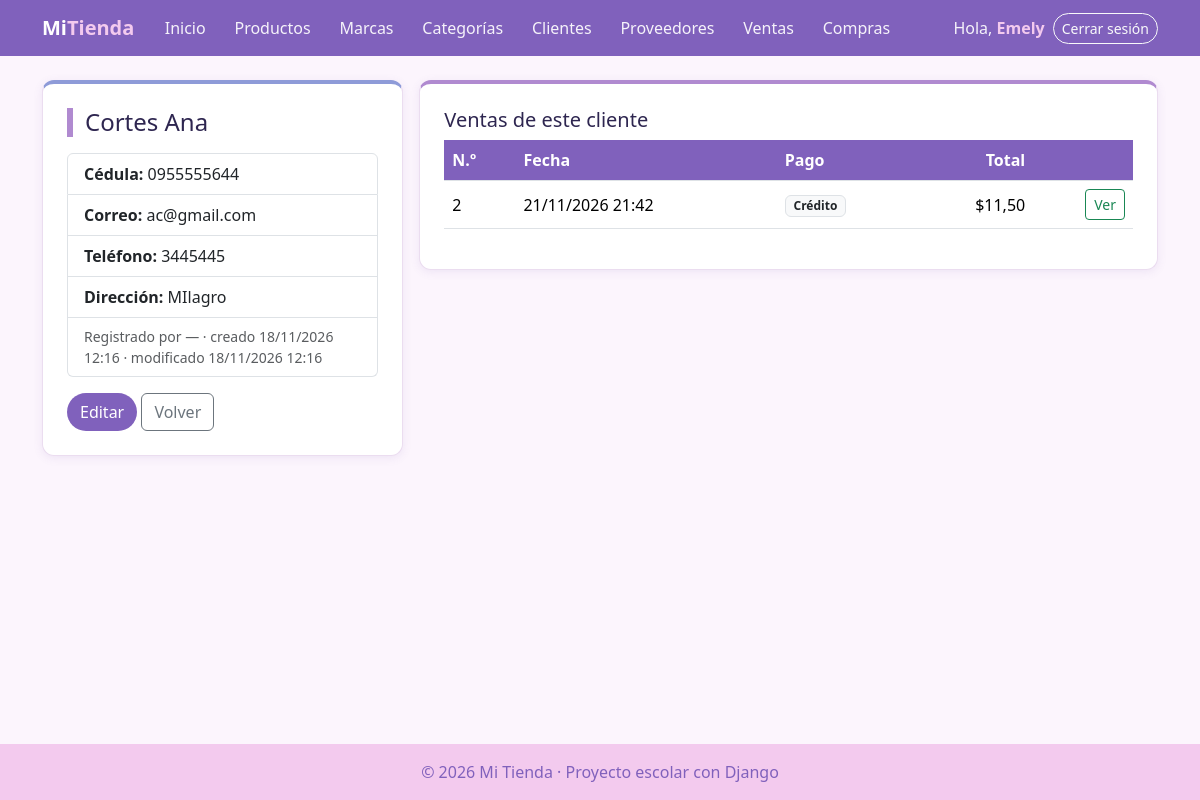
Screenshot of /facturacion/clientes/2/ (signed in) with the database file from the repository.
### facturacion/models.py (models this page shows, shortened)
class ModeloBase(models.Model):
    user = models.ForeignKey(                    # 1:N con User: un usuario registra muchos registros
        User,
        on_delete=models.SET_NULL,               # Si borran al usuario, el registro se queda con user vacío
        null=True,                               # SET_NULL necesita que la columna acepte NULL
        blank=True,
        editable=False,                          # No aparece en formularios: lo llena la VISTA, no la persona
        related_name="%(class)s_registrados",    # %(class)s = nombre del modelo → user.producto_registrados
        verbose_name="Registrado por",
    )
    fecha_creacion = models.DateTimeField("Fecha de creación", auto_now_add=True)   # Se llena sola al CREAR
    fecha_modificacion = models.DateTimeField("Última modificación", auto_now=True) # Se actualiza sola en CADA save()
    class Meta:
        abstract = True                          # ← LA CLAVE: modelo "molde", sin tabla propia

class Cliente(ModeloBase):
    cedula = models.CharField("Cédula", max_length=10, unique=True)
    nombres = models.CharField(max_length=80)
    apellidos = models.CharField(max_length=80)
    email = models.EmailField("Correo", blank=True)
    telefono = models.CharField("Teléfono", max_length=15, blank=True)
    direccion = models.CharField("Dirección", max_length=200, blank=True)
    class Meta:
        verbose_name = "Cliente"
        verbose_name_plural = "Clientes"
        ordering = ["apellidos", "nombres"]
    def __str__(self):
        return f"{self.apellidos} {self.nombres}"

class Venta(ModeloBase):
    cliente = models.ForeignKey(Cliente, on_delete=models.PROTECT, related_name="ventas")   # 1:N
    fecha_hora = models.DateTimeField("Fecha y hora", default=timezone.now)   # default: la hora actual, editable
    subtotal = models.DecimalField(max_digits=12, decimal_places=2, default=0, editable=False)
    iva = models.DecimalField("IVA", max_digits=12, decimal_places=2, default=0, editable=False)
    total = models.DecimalField(max_digits=12, decimal_places=2, default=0, editable=False)
    tipo_pago = models.CharField(
        "Tipo de pago",
        max_length=15,
        choices=TipoPago.choices,                # Solo acepta contado, credito, transferencia o tarjeta
        default=TipoPago.CONTADO,
    )
    class Meta:
        verbose_name = "Venta"
        verbose_name_plural = "Ventas"
        ordering = ["-fecha_hora"]               # La más reciente primero

### facturacion/views.py (the view)
# urls.py: path("clientes/<int:pk>/", views.ClienteDetailView.as_view(), name="cliente_detalle"),
class ClienteDetailView(LoginRequiredMixin, DetailView):   # VER UNO (datos + sus ventas)
    model = Cliente
    template_name = "facturacion/cliente_detalle.html"
    context_object_name = "cliente"
    def get_queryset(self):
        return super().get_queryset().prefetch_related("ventas")   # trae las ventas en una sola consulta extra

### facturacion/templates/facturacion/cliente_detalle.html (shortened to what this page needs)
{% extends "base.html" %}
{% block contenido %}
<div class="row g-3">
    <div class="col-lg-4">
        <div class="tarjeta">
            <h1 class="h4 titulo-pagina mb-3">{{ cliente }}</h1>
            <ul class="list-group mb-3">
                <li class="list-group-item"><b>Cédula:</b> {{ cliente.cedula }}</li>
                <li class="list-group-item"><b>Correo:</b> {{ cliente.email|default:"—" }}</li>
                <li class="list-group-item"><b>Teléfono:</b> {{ cliente.telefono|default:"—" }}</li>
                <li class="list-group-item"><b>Dirección:</b> {{ cliente.direccion|default:"—" }}</li>
                <li class="list-group-item small text-muted">Registrado por {{ cliente.user|default:"—" }} ·
                    creado {{ cliente.fecha_creacion|date:"d/m/Y H:i" }} · modificado {{ cliente.fecha_modificacion|date:"d/m/Y H:i" }}</li>
            </ul>
            <a href="{% url 'facturacion:cliente_editar' cliente.pk %}" class="btn btn-verde">Editar</a>
            <a href="{% url 'facturacion:cliente_lista' %}" class="btn btn-outline-secondary">Volver</a>
        </div>
    </div>
    <div class="col-lg-8">
        <div class="tarjeta">
            <h2 class="h5">Ventas de este cliente</h2>
            <table class="table table-hover align-middle">
                <thead><tr><th>N.º</th><th>Fecha</th><th>Pago</th><th class="text-end">Total</th><th></th></tr></thead>
                <tbody>
                    {% for venta in cliente.ventas.all %}
                    <tr>
                        <td>{{ venta.pk }}</td>
                        <td>{{ venta.fecha_hora|date:"d/m/Y H:i" }}</td>
                        <td><span class="badge bg-light text-dark border">{{ venta.get_tipo_pago_display }}</span></td>
                        <td class="text-end">${{ venta.total }}</td>
                        <td class="text-end"><a href="{% url 'facturacion:venta_detalle' venta.pk %}" class="btn btn-sm btn-outline-success">Ver</a></td>
                    </tr>
                    {% empty %}
                    <tr><td colspan="5" class="text-center text-muted py-3">Este cliente aún no tiene ventas.</td></tr>
                    {% endfor %}
                </tbody>
            </table>
        </div>
    </div>
</div>
{% endblock %}

### templates/base.html (shortened to what this page needs)
{% load static %}
<!DOCTYPE html>
<html lang="es">
<head>
    <link href="https://cdn.jsdelivr.net/npm/bootstrap@5.3.3/dist/css/bootstrap.min.css" rel="stylesheet">
    <link rel="stylesheet" href="{% static 'css/estilos.css' %}?v=5">
</head>
<body>
    <nav class="navbar navbar-expand-lg navbar-dark barra">
        <div class="container">
            <a class="navbar-brand fw-bold" href="{% url 'home' %}">Mi<span class="text-warning">Tienda</span></a>
            <div class="collapse navbar-collapse" id="menu">
                <ul class="navbar-nav me-auto">
                    <li class="nav-item"><a class="nav-link" href="{% url 'home' %}">Inicio</a></li>
                    {% if user.is_authenticated %}
                        <li class="nav-item"><a class="nav-link" href="{% url 'facturacion:producto_lista' %}">Productos</a></li>
                        <li class="nav-item"><a class="nav-link" href="{% url 'facturacion:marca_lista' %}">Marcas</a></li>
                        <li class="nav-item"><a class="nav-link" href="{% url 'facturacion:categoria_lista' %}">Categorías</a></li>
                        <li class="nav-item"><a class="nav-link" href="{% url 'facturacion:cliente_lista' %}">Clientes</a></li>
                        <li class="nav-item"><a class="nav-link" href="{% url 'facturacion:proveedor_lista' %}">Proveedores</a></li>
                        <li class="nav-item"><a class="nav-link" href="{% url 'facturacion:venta_lista' %}">Ventas</a></li>
                        <li class="nav-item"><a class="nav-link" href="{% url 'facturacion:compra_lista' %}">Compras</a></li>
                    {% endif %}
                </ul>
                <ul class="navbar-nav align-items-lg-center gap-2">
                    {% if user.is_authenticated %}
                        <li class="nav-item navbar-text">Hola, <a href="{% url 'facturacion:mi_perfil' %}" class="text-warning fw-bold text-decoration-none">{{ user.username }}</a></li>
                        <li class="nav-item">
                            <form method="post" action="{% url 'logout' %}" class="m-0">
                                <button type="submit" class="btn btn-sm btn-outline-light">Cerrar sesión</button>
                            </form>
                        </li>
                    {% else %}
                        <li class="nav-item"><a class="nav-link" href="{% url 'login' %}">Ingresar</a></li>
                        <li class="nav-item"><a class="btn btn-sm btn-warning" href="{% url 'registro' %}">Crear cuenta</a></li>
                    {% endif %}
                </ul>
            </div>
        </div>
    </nav>
    <main class="container py-4">
        {% block contenido %}{% endblock %}
    </main>
    <footer class="pie text-center py-3">© 2026 Mi Tienda · Proyecto escolar con Django</footer>
</body>
</html>

### static/css/estilos.css (style rules this page uses)
:root { --acento: #8061bc; --acento-claro: #8566BE; --rosa: #F3CAEE; --azul: #8E9BD8; --morado: #B08AD0; --fondo: #FCF5FD; --texto: #2E2650; --borde: #EBDDF0; }
body { background-color: var(--fondo); color: var(--texto); min-height: 100vh; display: flex; flex-direction: column; }
main { flex: 1; }
.barra { background-color: var(--acento); }
.barra .text-warning { color: var(--rosa) !important; }
.titulo-pagina { border-left: 6px solid var(--morado); padding-left: 12px; }
.tarjeta { background: white; border: 1px solid var(--borde); border-radius: 12px; padding: 24px; box-shadow: 0 2px 10px rgba(107, 79, 163, .10); }
.table thead th { background-color: var(--acento); color: white; }
.btn-verde { background-color: var(--acento); color: white; border-radius: 999px; }
.pie { background-color: var(--rosa); color: var(--acento); }
.table td, .table th { vertical-align: middle; }
.barra .navbar-nav .nav-link { color: rgba(255, 255, 255, .92); border-radius: 999px; padding: .4rem .9rem; transition: background .2s; }
.barra .navbar-text { color: rgba(255, 255, 255, .92); }
.barra .btn-outline-light { border-radius: 999px; }
.tarjeta { border-top: 4px solid var(--morado); }
.row > :nth-child(1) > .tarjeta { border-top-color: var(--azul); }
.row > :nth-child(2) > .tarjeta { border-top-color: var(--morado); }

### rows the page displays
Cliente: apellidos+nombres "Cortes Ana", cedula "0955555644", email "ac@gmail.com", telefono "3445445", direccion "MIlagro", user "—", fecha_creacion "18/11/2026 12:16", fecha_modificacion "18/11/2026 12:16"
Venta: pk "2", fecha_hora "21/11/2026 21:42", tipo_pago "Crédito", total "11,50"

### other values shown
{{ user.username }} "Emely"
